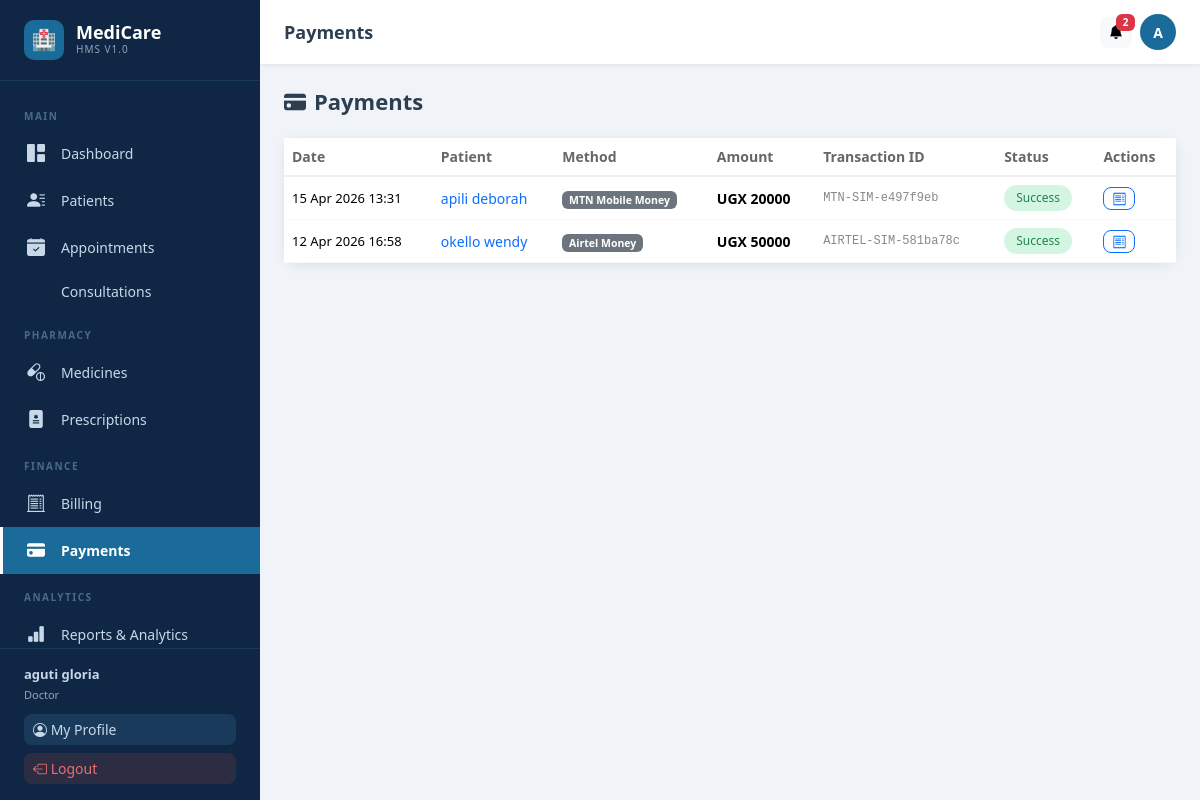
The app's page /payments/ (signed in) with its own data.
### users/models.py (models this page shows, shortened)
class User(AbstractUser):
    ROLE_CHOICES = [
        ('admin', 'Admin'),
        ('doctor', 'Doctor'),
        ('nurse', 'Nurse'),
        ('patient', 'Patient'),
    ]
    role = models.CharField(max_length=20, choices=ROLE_CHOICES, default='patient')
    phone = models.CharField(max_length=20, blank=True)
    profile_pic = models.ImageField(upload_to='profiles/', blank=True, null=True)
    is_approved = models.BooleanField(default=True)
    created_at = models.DateTimeField(auto_now_add=True)

### payments/models.py (models this page shows, shortened)
class Payment(models.Model):
    METHOD_CHOICES = [('MTN_MOMO','MTN Mobile Money'),('AIRTEL','Airtel Money'),('CASH','Cash'),('CARD','Card')]
    STATUS_CHOICES = [('Pending','Pending'),('Processing','Processing'),('Success','Success'),('Failed','Failed'),('Cancelled','Cancelled')]
    patient = models.ForeignKey(Patient, on_delete=models.CASCADE, related_name='payments')
    bill = models.ForeignKey(Bill, on_delete=models.SET_NULL, null=True, blank=True, related_name='payments')
    payment_method = models.CharField(max_length=20, choices=METHOD_CHOICES)
    amount = models.DecimalField(max_digits=10, decimal_places=2)
    phone_number = models.CharField(max_length=20, blank=True)
    transaction_id = models.CharField(max_length=200, blank=True)
    external_ref = models.CharField(max_length=200, blank=True)
    status = models.CharField(max_length=20, choices=STATUS_CHOICES, default='Pending')
    status_reason = models.TextField(blank=True)
    initiated_by = models.ForeignKey(User, on_delete=models.SET_NULL, null=True, blank=True)
    created_at = models.DateTimeField(auto_now_add=True)
    updated_at = models.DateTimeField(auto_now=True)
    webhook_data = models.JSONField(null=True, blank=True)
    class Meta: ordering = ['-created_at']

### patients/models.py (models this page shows, shortened)
class Patient(models.Model):
    BLOOD_TYPES = [('A+','A+'),('A-','A-'),('B+','B+'),('B-','B-'),('AB+','AB+'),('AB-','AB-'),('O+','O+'),('O-','O-')]
    STATUS_CHOICES = [('Active','Active'),('Discharged','Discharged'),('Transferred','Transferred'),('Deceased','Deceased')]
    GENDER_CHOICES = [('Male','Male'),('Female','Female'),('Other','Other')]
    user = models.OneToOneField(User, on_delete=models.SET_NULL, null=True, blank=True, related_name='patient_profile')
    name = models.CharField(max_length=200)
    age = models.IntegerField(default=0)
    gender = models.CharField(max_length=10, choices=GENDER_CHOICES, default='Male')
    phone = models.CharField(max_length=20, blank=True)
    address = models.TextField(blank=True)
    blood_type = models.CharField(max_length=5, choices=BLOOD_TYPES, blank=True)
    admission_date = models.DateField(auto_now_add=True)
    status = models.CharField(max_length=20, choices=STATUS_CHOICES, default='Active')
    emergency_contact = models.CharField(max_length=200, blank=True)
    emergency_phone = models.CharField(max_length=20, blank=True)
    allergies = models.TextField(blank=True)
    notes = models.TextField(blank=True)
    assigned_doctor = models.ForeignKey(User, on_delete=models.SET_NULL, null=True, blank=True, related_name='doctor_patients', limit_choices_to={'role': 'doctor'})
    created_at = models.DateTimeField(auto_now_add=True)
    updated_at = models.DateTimeField(auto_now=True)

### payments/views.py (the view)
# urls.py: path('', views.payment_list, name='payment_list'),
@login_required
def payment_list(request):
    user = request.user
    payments = Payment.objects.select_related('patient','bill').all()
    if user.role == 'patient':
        try: payments = payments.filter(patient=user.patient_profile)
        except: payments = payments.none()
    return render(request, 'payments/payment_list.html', {'payments': payments})

### notifications/context_processors.py (called while the page is built)
def unread_notifications(request):
    if request.user.is_authenticated:
        from notifications.models import Notification
        count = Notification.objects.filter(recipient=request.user, is_read=False).count()
        return {'unread_notification_count': count}
    return {'unread_notification_count': 0}

### templates/payments/payment_list.html (shortened to what this page needs)
{% extends 'base.html' %}
{% block page_title %}Payments{% endblock %}
{% block content %}
<div class="page-header">
  <h1><i class="bi bi-credit-card-fill me-2"></i>Payments</h1>
</div>
<div class="card"><div class="table-responsive">
  <table class="table table-hover mb-0">
    <thead><tr><th>Date</th><th>Patient</th><th>Method</th><th>Amount</th><th>Transaction ID</th><th>Status</th><th>Actions</th></tr></thead>
    <tbody>
    {% for p in payments %}
    <tr>
      <td style="font-size:13px;white-space:nowrap">{{ p.created_at|date:"d M Y H:i" }}</td>
      <td><a href="{% url 'patients:patient_detail' p.patient.pk %}" style="text-decoration:none;font-weight:500">{{ p.patient.name }}</a></td>
      <td><span class="badge bg-secondary">{{ p.get_payment_method_display }}</span></td>
      <td class="fw-bold">UGX {{ p.amount|floatformat:0 }}</td>
      <td style="font-size:12px;color:#888;font-family:monospace">{{ p.transaction_id|default:"—"|truncatechars:30 }}</td>
      <td><span class="badge-pill status-{{ p.status|lower }}">{{ p.status }}</span></td>
      <td>
        {% if p.status == 'Success' %}<a href="{% url 'payments:receipt' p.pk %}" class="btn btn-sm btn-outline-primary py-0 px-2"><i class="bi bi-receipt"></i></a>{% endif %}
      </td>
    </tr>
    {% empty %}<tr><td colspan="7" class="text-center py-5 text-muted">No payments found.</td></tr>
    {% endfor %}
    </tbody>
  </table>
</div></div>
{% endblock %}

### templates/base.html (shortened to what this page needs)
<!DOCTYPE html>
<html lang="en">
<head>
{% load static %}
<link href="https://cdn.jsdelivr.net/npm/bootstrap@5.3.2/dist/css/bootstrap.min.css" rel="stylesheet">
<link href="https://cdn.jsdelivr.net/npm/bootstrap-icons@1.11.3/font/bootstrap-icons.min.css" rel="stylesheet">
</head>
<body>
{% if user.is_authenticated %}
<aside class="sidebar" id="sidebar">
  <a href="{% url 'users:dashboard' %}" class="sidebar-brand">
    <div class="logo-icon">🏥</div>
    <div><div class="logo-text">MediCare</div><div class="logo-sub">HMS v1.0</div></div>
  </a>
  <nav class="sidebar-nav">
    <div class="nav-section-title">Main</div>
    <a href="{% url 'users:dashboard' %}" class="nav-link {% if request.resolver_match.url_name == 'dashboard' %}active{% endif %}">
      <i class="bi bi-grid-1x2-fill"></i> Dashboard
    </a>
    {% if user.role != 'patient' %}
    <a href="{% url 'patients:patient_list' %}" class="nav-link {% if 'patients' in request.path %}active{% endif %}">
      <i class="bi bi-person-lines-fill"></i> Patients
    </a>
    {% endif %}
    <a href="{% url 'appointments:appointment_list' %}" class="nav-link {% if 'appointments' in request.path and 'consultations' not in request.path %}active{% endif %}">
      <i class="bi bi-calendar-check-fill"></i> Appointments
    </a>
    <a href="{% url 'appointments:consultation_list' %}" class="nav-link {% if 'consultations' in request.path %}active{% endif %}">
       Consultations
    </a>
    <div class="nav-section-title">Pharmacy</div>
    <a href="{% url 'pharmacy:medicine_list' %}" class="nav-link {% if 'pharmacy' in request.path and 'prescriptions' not in request.path and 'orders' not in request.path %}active{% endif %}">
      <i class="bi bi-capsule-pill"></i> Medicines
    </a>
    <a href="{% url 'pharmacy:prescription_list' %}" class="nav-link {% if 'prescriptions' in request.path %}active{% endif %}">
      <i class="bi bi-file-medical-fill"></i> Prescriptions
    </a>
    <div class="nav-section-title">Finance</div>
    <a href="{% url 'billing:bill_list' %}" class="nav-link {% if 'billing' in request.path %}active{% endif %}">
      <i class="bi bi-receipt-cutoff"></i> Billing
    </a>
    <a href="{% url 'payments:payment_list' %}" class="nav-link {% if 'payments' in request.path %}active{% endif %}">
      <i class="bi bi-credit-card-fill"></i> Payments
    </a>
    {% if user.role == 'admin' or user.role == 'doctor' %}
    <div class="nav-section-title">Analytics</div>
    <a href="{% url 'reports:dashboard' %}" class="nav-link {% if 'reports' in request.path %}active{% endif %}">
      <i class="bi bi-bar-chart-fill"></i> Reports & Analytics
    </a>
    {% endif %}
  </nav>
  <div class="sidebar-footer">
    <div style="color:#c8d8e8;font-size:13px;margin-bottom:10px">
      <strong>{{ user.get_full_name|default:user.username }}</strong><br>
      <span style="opacity:.7;font-size:11px;text-transform:capitalize">{{ user.role }}</span>
    </div>
    <a href="{% url 'users:profile' %}" class="btn btn-sm mb-2" style="background:#1a3a5c;color:#c8d8e8;width:100%;text-align:left">
      <i class="bi bi-person-circle"></i> My Profile
    </a>
    <a href="{% url 'users:logout' %}" class="btn btn-sm" style="background:#e74c3c22;color:#e87070;width:100%;text-align:left">
      <i class="bi bi-box-arrow-left"></i> Logout
    </a>
  </div>
</aside>
<div class="topbar">
  <span class="page-title">{% block page_title %}Dashboard{% endblock %}</span>
  <div class="topbar-actions">
    <a href="{% url 'notifications:notification_list' %}" class="btn btn-light btn-sm position-relative" title="Notifications">
      <i class="bi bi-bell-fill"></i>
      {% if unread_notification_count > 0 %}
      <span class="badge bg-danger position-absolute" style="top:-4px;right:-4px;font-size:10px;min-width:18px">{{ unread_notification_count }}</span>
      {% endif %}
    </a>
    <a href="{% url 'users:profile' %}" class="topbar-avatar" title="My Profile">
      {{ user.first_name|first|upper|default:user.username|first|upper }}
    </a>
  </div>
</div>
<main class="main-wrapper">
{% endif %}
  {% block content %}{% endblock %}
{% if user.is_authenticated %}</main>{% endif %}
</body>
</html>

### templates/base.html (style rules this page uses)
:root { --primary:#1a6b9a;--primary-dark:#134f73;--primary-light:#e8f4fd; --sidebar-w:260px;--sidebar-bg:#0f2744;--sidebar-text:#c8d8e8; --sidebar-hover:#1a3a5c;--sidebar-active:#1a6b9a; --topbar-h:64px;--body-bg:#f0f4f8;--card-shadow:0 2px 12px rgba(0,0,0,.08); }
body { background:var(--body-bg);font-family:'Segoe UI',system-ui,sans-serif;margin:0;overflow-x:hidden }
.sidebar { position:fixed;top:0;left:0;height:100vh;width:var(--sidebar-w);background:var(--sidebar-bg);z-index:1000;display:flex;flex-direction:column;transition:transform .3s ease }
.sidebar-brand { padding:20px 24px;border-bottom:1px solid #1a3a5c;display:flex;align-items:center;gap:12px;color:#fff;text-decoration:none }
.sidebar-brand .logo-icon { width:40px;height:40px;background:var(--primary);border-radius:10px;display:flex;align-items:center;justify-content:center;font-size:20px;flex-shrink:0 }
.sidebar-brand .logo-text { font-size:18px;font-weight:700;line-height:1.1 }
.sidebar-brand .logo-sub { font-size:10px;color:var(--sidebar-text);opacity:.7;letter-spacing:1px;text-transform:uppercase }
.sidebar-nav { flex:1;overflow-y:auto;padding:12px 0 }
.nav-section-title { font-size:10px;font-weight:600;color:#4a6a8a;text-transform:uppercase;letter-spacing:1.5px;padding:16px 24px 6px }
.nav-link { display:flex;align-items:center;gap:12px;padding:10px 24px;color:var(--sidebar-text);text-decoration:none;font-size:14px;transition:all .2s;border-left:3px solid transparent }
.nav-link.active { background:var(--sidebar-active);color:#fff;border-left-color:#fff;font-weight:600 }
.nav-link .bi { font-size:18px;flex-shrink:0;width:22px }
.sidebar-footer { padding:16px 24px;border-top:1px solid #1a3a5c }
.topbar { position:fixed;top:0;left:var(--sidebar-w);right:0;height:var(--topbar-h);background:#fff;box-shadow:0 1px 4px rgba(0,0,0,.08);z-index:999;display:flex;align-items:center;padding:0 24px;gap:16px }
.topbar .page-title { font-size:18px;font-weight:600;color:#2c3e50;flex:1 }
.topbar .topbar-actions { display:flex;align-items:center;gap:8px }
.topbar-avatar { width:36px;height:36px;border-radius:50%;background:var(--primary);color:#fff;display:flex;align-items:center;justify-content:center;font-weight:600;font-size:14px;text-decoration:none }
.main-wrapper { margin-left:var(--sidebar-w);margin-top:var(--topbar-h);padding:24px;min-height:calc(100vh - var(--topbar-h)) }
.card { border:none;border-radius:12px;box-shadow:var(--card-shadow) }
.table { font-size:14px }
.table th { font-weight:600;color:#666;border-bottom:2px solid #f0f0f0;white-space:nowrap }
.table td { vertical-align:middle;border-color:#f8f8f8 }
.btn { border-radius:8px;font-size:14px;font-weight:500 }
.page-header { display:flex;align-items:center;justify-content:space-between;margin-bottom:24px;flex-wrap:wrap;gap:12px }
.page-header h1 { font-size:22px;font-weight:700;color:#2c3e50;margin:0 }
.status-active,.status-confirmed,.status-success,.status-paid { background:#d5f5e3;color:#1e8449 }
.badge-pill { padding:4px 12px;border-radius:20px;font-size:12px;font-weight:500;display:inline-block }

### records on screen
User: get_full_name "aguti gloria", role "Doctor", first_name|first "A"
Payment: created_at "15 Apr 2026 13:31", patient.name "apili deborah", payment_method "MTN Mobile Money", amount "20000", transaction_id "MTN-SIM-e497f9eb", status "Success"
Payment: created_at "12 Apr 2026 16:58", patient.name "okello wendy", payment_method "Airtel Money", amount "50000", transaction_id "AIRTEL-SIM-581ba78c", status "Success"

### other values on screen
{{ unread_notification_count }} "2"
